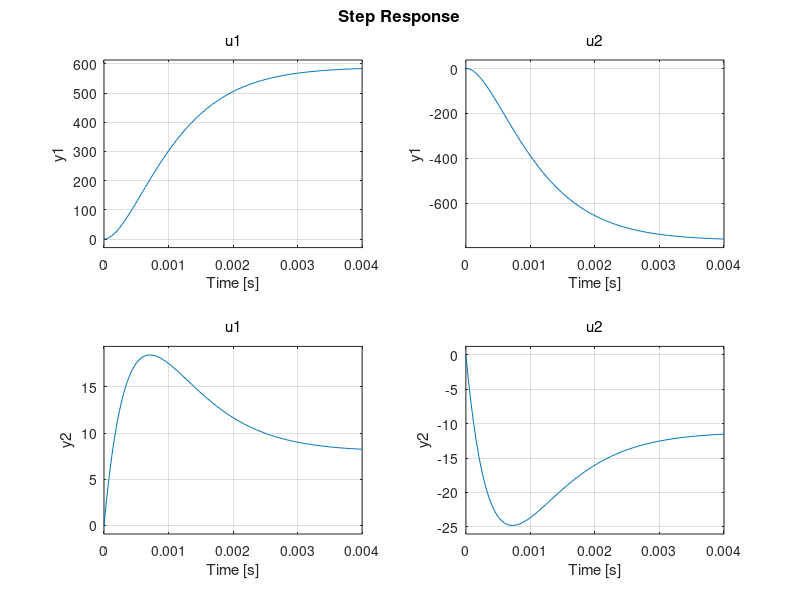

Write the MATLAB code that produced this figure.
clc
clear
close


L=200*1e-6;  %[H]
R_L = 0.2;   %[Ohm]
C = 22*1e-6; %[F]
ILoad = 0.2; %[A]
Vs = 15;     %[V]

xeq=[20 0.4]';
ueq = inv([0 +xeq(2)/C  ; +Vs/L -xeq(1)/L])*[+ILoad/C;-(R_L/L)*xeq(2)];

A = [ 0   ueq(2)/C ;  -ueq(2)/L , R_L/L ];
B = [ 0   xeq(2)/C ;  Vs/L    ,   -xeq(1)/L];
C = [1 0;0 1];
D = [0 0;0 0];
Sys_SS = ss(A,B,C,D);

% ---------------------------------------------------------------------
ContolMatrix = [B A*B] 
rank(ContolMatrix)

% rank of controllability matrix is 2, = n, so sys is completely
% controllable
% qb2 ------------------------------------------------------------------

xi = 0.86;
omega_d = 2000;
p1 = -xi*omega_d + sqrt(1-xi^2)
p2 = -xi*omega_d + sqrt(1-xi^2)

K = place(A, B, [p1 p2])

% calc closed loop dynamics
Acl = A - B*K;
syscl = ss(Acl, B, C, D);
pcl = pole(syscl)
step(syscl)











